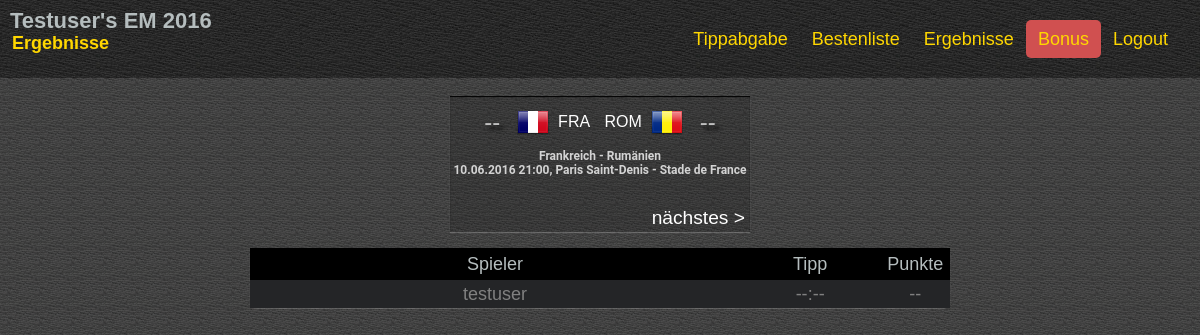
/results.php (signed in), run on the app's committed database.
### tables this page shows
CREATE TABLE IF NOT EXISTS `competition_matches` (
  `id` int(11) NOT NULL AUTO_INCREMENT,
  `kickoff` datetime NOT NULL,
  `location_id` int(11) NOT NULL,
  `team1_id` int(11) NULL,
  `team2_id` int(11) NULL,
  `result1` int(11) DEFAULT NULL,
  `result2` int(11) DEFAULT NULL,
  PRIMARY KEY (`id`)
);

CREATE TABLE IF NOT EXISTS `competition_teams` (
  `id` int(11) NOT NULL AUTO_INCREMENT,
  `shortname` varchar(3) NOT NULL,
  `fullname` varchar(65) NOT NULL,
  `flag` varchar(2) NOT NULL,
  `ingroup` char(1) NULL,
  `ranking` int(11) NOT NULL,
  PRIMARY KEY (`id`)
);

CREATE TABLE IF NOT EXISTS `competition_locations` (
  `id` int(11) NOT NULL AUTO_INCREMENT,
  `name` varchar(64) NOT NULL,
  PRIMARY KEY (`id`)
);

CREATE TABLE IF NOT EXISTS `competition_users` (
  `id` int(11) NOT NULL AUTO_INCREMENT,
  `email` text NOT NULL,
  `password` varchar(65) NOT NULL,
  `username` varchar(65) NOT NULL,
  PRIMARY KEY (`id`)
);

### database.php (called while the page is built, shortened)
<?php
class Database {
    private $_connection;
    private static $_instance;
    private $_host = DatabaseConfig::HOST;
    private $_username = DatabaseConfig::USER;
    private $_password = DatabaseConfig::PASS;
    private $_database = DatabaseConfig::NAME;
    public static function getInstance()
    {
        if (!self::$_instance) {
            self::$_instance = new self();
        }
        return self::$_instance;
    }
    private function __construct()
    {
        try {
            $this->_connection  = new \PDO("mysql:host=$this->_host;dbname=$this->_database;charset=utf8", $this->_username, $this->_password);
        } catch (PDOException $e) {
            echo $e->getMessage();
        }
    }
	private function execute($sql, $data = array())
	{
		$stmt = $this->_connection->prepare($sql);
		$i = 0;
		foreach ($data as $value)
		{
			$type = is_string($value) ? PDO::PARAM_STR : PDO::PARAM_INT;
			$stmt->bindValue(++$i, $value, $type);
		}
		if (!$stmt->execute()) {
			var_dump($stmt->errorInfo());
		}
		return $stmt->fetchAll(PDO::FETCH_ASSOC);
	}
	public function getMatch($matchid)
	{
		$sql = "SELECT
				m.id,
				m.kickoff > NOW() AS hidden,
				DATE_FORMAT(m.kickoff, '%d.%m.%Y %H:%i') AS kickoff,
				l.name AS location,
				t1.shortname AS tsn1, t1.fullname AS tfn1, t1.Flag AS tflg1,
				t2.shortname AS tsn2, t2.fullname AS tfn2, t2.Flag AS tflg2,
				m.result1, m.result2
				FROM competition_matches m
				JOIN competition_locations l
				ON l.id = m.location_id
				JOIN competition_teams t1
				ON t1.id = m.team1_id
				JOIN competition_teams t2
				ON t2.id = m.team2_id
				WHERE ";
		$params = array();
		if ($matchid !== FALSE)
		{
			$sql .= "m.id = ?";
			$params[] = $matchid;
		}
		else
		{
			$sql .= "NOW() > m.kickoff ORDER BY TIMEDIFF(NOW(), m.kickoff) ASC, m.id ASC LIMIT 0, 1";
		}
		$res = $this->execute($sql, $params);
		if (count($res) == 1) {
			return $res[0];
		}
		return array();
	}
	public function getAllMatchIds()
	{
		$sql = "SELECT id FROM competition_matches ORDER BY kickoff ASC";
		$res = $this->execute($sql);
		$matchids = array();
		foreach ($res as $row)
		{
			$matchids[] = $row['id'];
		}
		return $matchids;
	}
	public function getAllBetsForMatch($matchid)
	{
		$sql = "SELECT
				u.id,
				username,
				bet1, bet2
				FROM competition_users u
				LEFT JOIN competition_bets b
				ON b.match_id = ?
				AND u.id = b.user_id
				ORDER BY LOWER(u.username) ASC";
		return $this->execute($sql, array($matchid));
	}
}
?>

### functions.php (called while the page is built, shortened)
<?php
	function FormatValue($v, $charCount, $hidden) {
		return (is_null($v) ? str_repeat('-', $charCount) : ($hidden ? str_repeat('*', $charCount) : $v));
	}
?>

### betlist.php (the view)
<div>
<?php
	include('functions.php');
	require_once('database.php');
	$db = Database::getInstance();
	$matchid = isset($_GET['match']) ? $_GET['match'] : FALSE;
	$match = $db->getMatch($matchid);
	$matchids = $db->getAllMatchIds();
	if (count($match) == 0) {
		$match = $db->getMatch($matchids[0]);
	}
	$matchid = $match['id'];
	$kickoff = $match['kickoff'];
	$location = $match['location'];
	$result1 = FormatValue($match['result1'], 2, FALSE);
	$result2 = FormatValue($match['result2'], 2, FALSE);
	$tsn1    = $match['tsn1'];
	$tfn1    = $match['tfn1'];
	$tflg1   = $match['tflg1'];
	$tsn2    = $match['tsn2'];
	$tfn2    = $match['tfn2'];
	$tflg2   = $match['tflg2'];
	for ($i = 0; $i < count($matchids); ++$i) {
		if ($matchids[$i] == $match['id']) {
			$prevIdx = ($i > 0 ? $matchids[$i - 1] : null);
			$nextIdx = ($i < count($matchids) - 1 ? $matchids[$i + 1] : null);
		}
	}
	$linkPrev = (is_null($prevIdx) ? "&nbsp;" : "<a href=\"results?match=$prevIdx\">&lt;&nbsp;vorheriges</a>");
	$linkNext = (is_null($nextIdx) ? "&nbsp;" : "<a href=\"results?match=$nextIdx\">nächstes&nbsp;&gt;</a>");
	echo "<div class=\"result\">
			  <div class=\"centercont\">
				 <div class=\"goal\">$result1</div>
				 <div class=\"flag flag-$tflg1\"></div>
				 <div class=\"desc\">$tsn1</div>
				 <div class=\"desc\">$tsn2</div>
				 <div class=\"flag flag-$tflg2\"></div>
				 <div class=\"goal\">$result2</div>
			  </div>
			  <div class=\"info\">
				<h2>$tfn1 - $tfn2</h2>
				<h2>$kickoff, $location</h2>
				<br/>
			  </div>
			  <div class=\"centercont\">
				<div class=\"naviResults\" style=\"float: left\">$linkPrev</div>
				<div class=\"naviResults\" style=\"float: right\">$linkNext</div>
			  </div>
			</div><br/>";
	echo "<table id=\"user_ranking\" class=\"table\">
			<thead>
			<tr>
				<td style=\"width: 70%\">Spieler</td>
				<td style=\"width: 20%\">Tipp</td>
				<td style=\"width: 10%\">Punkte</td>
			</tr>
	</thead>
	<tbody>";
	$bets = $db->getAllBetsForMatch($matchid);
	foreach ($bets as $bet) {
		$bet1 = FormatValue($bet['bet1'], 2, $match['hidden']);
		$bet2 = FormatValue($bet['bet2'], 2, $match['hidden']);
		$points = (is_null($bet['bet1']) || is_null($bet['bet2']) || is_null($match['result1']) || is_null($match['result2']) ?
					'--' : CalcScoreForMatch($bet['bet1'], $bet['bet2'], $match['result1'], $match['result2']));
		$colors = Array( 4 => 'gold', 3 => 'silver', 2 => 'bronze');
		$color = (array_key_exists($points, $colors) ? $colors[$points] : 'standard');
		echo "<tr class=\"ranking_$color\"><td>{$bet['username']}</td><td>$bet1:$bet2</td><td>$points</td></tr>";
	}
	echo "</tbody>
	<tfoot></tfoot>
</table>";
?>
</div>

### css/competition.css (style rules this page uses)
html, body, div, span, applet, object, iframe, h1, h2, h3, h4, h5, h6, p, blockquote, pre, a, abbr, acronym, address, big, cite, code, del, dfn, em, img, ins, kbd, q, s, samp, small, strike, strong, sub, sup, tt, var, b, u, i, center, dl, dt, dd, ol, ul, li, fieldset, form, label, legend, table, caption, tbody, tfoot, thead, tr, th, td, article, aside, canvas, details, embed, figure, figcaption, footer, header, hgroup, menu, nav, output, ruby, section, summary, time, mark, audio, video { margin: 0; padding: 0; border: 0; font-size: 100%; font-family: 'Fjalla One',sans-serif; vertical-align: baseline; }
body { line-height: 1; }
table { border-collapse: collapse; border-spacing: 0; }
html { height: 100%; }
body { min-height: 100%; background: url(../img/bg.png) center; }
a { color:white; text-decoration:none; font-family: 'Fjalla One', sans-serif; }
div h2, div span { padding: 0; margin: 2px; color: gold; font-size: 18px; font-family: 'Fjalla One', sans-serif; }
.info h2, .info span { padding: 0; color: lightgrey; font-size: 12px; font-family: 'Roboto', sans-serif; }
div.result { position: relative; display: inline-block; width: 90%; margin: 0.01em 0.01em 1em; max-width: 300px; background-color: rgba(20,20,20, .2); -webkit-box-shadow: 0px 1px 1px 0px rgba(255,255,255, .2), inset 0px 1px 1px 0px rgb(0,0,0); -moz-box-shadow: 0px 1px 1px 0px rgba(255,255,255, .2), inset 0px 1px 1px 0px rgb(0,0,0); box-shadow: 0px 1px 1px 0px rgba(255,255,255, .2), inset 0px 1px 1px 0px rgb(0,0,0); }
div.centercont { margin: auto 0; padding-top: 0.55em; padding-bottom: 0.55em; }
div.goal { display: inline-block; font-family: 'Orbitron', sans-serif; font-size: 1.5em; text-shadow: 4px 4px 4px black; color: silver; min-width: 10%; max-width: 25%; padding: 5px; height:100%; vertical-align: middle; }
div.naviResults { display: inline-block; font-size: 1.2em; color: silver; min-width: 10%; padding: 5px; height:100%; vertical-align: middle; }
div.desc { display: inline-block; font-family: 'Fjalla One', sans-serif; color: white; font-weight: normal; font-size: 1em; min-width: 10%; max-width: 25%; padding: 5px; height:100%; vertical-align: middle; }
div.flag { display: inline-block; vertical-align: middle; }
table.table { background-color: #141517; -webkit-border-radius: 7px; -moz-border-radius: 7px; border-radius: 7px; -webkit-box-shadow: 0px 1px 1px 0px rgba(255,255,255, .2), inset 0px 1px 1px 0px rgb(0,0,0); -moz-box-shadow: 0px 1px 1px 0px rgba(255,255,255, .2), inset 0px 1px 1px 0px rgb(0,0,0); box-shadow: 0px 1px 1px 0px rgba(255,255,255, .2), inset 0px 1px 1px 0px rgb(0,0,0); color:#b5bdbe;font-size: 18px; font-family: 'Fjalla One', serif; display: inline-table; }
#user_ranking thead > tr > td { padding: 7px; }
#user_ranking tbody > tr > td { padding: 5px; }
#user_ranking thead tr { background-color: #000000; }
#user_ranking tbody tr { background-color: #242527; }
#user_ranking tr.ranking_standard { color: grey; }

### css/flags.css (style rules this page uses)
.flag { width: 32px; height: 32px; background:url(flags.png) no-repeat }
.flag.flag-fr { background-position: -224px -128px }
.flag.flag-ro { background-position: -192px -352px }

### data on the page
competition_matches: result1 "--", team1.shortname "FRA", team2.shortname "ROM", result2 "--", team1.fullname "Frankreich", team2.fullname "Rumänien", location.name "Paris Saint-Denis - Stade de France"
competition_users: username "testuser", bet1 "--", bet2 "--", points "--"

### other printed values
$title "Tippabgabe"
$title "Bestenliste"
$title "Ergebnisse"
$title "Bonus"
$title "Logout"
$_SESSION["activeUser"] "Testuser"
self::getPageTitle() "Ergebnisse"
$kickoff "10.06.2016 21:00"
